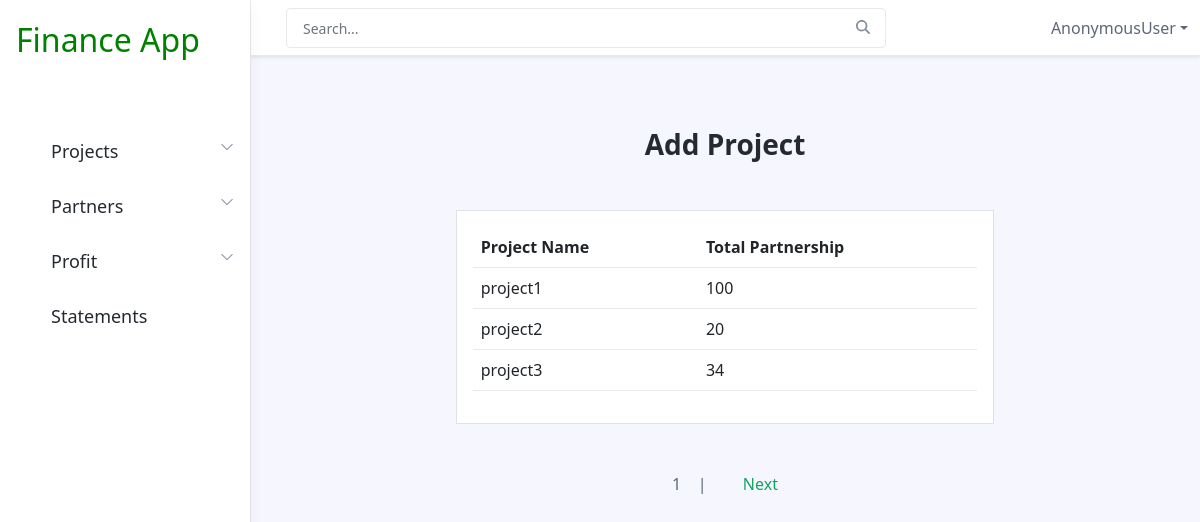
Before: /viewproject/ with the older database file.
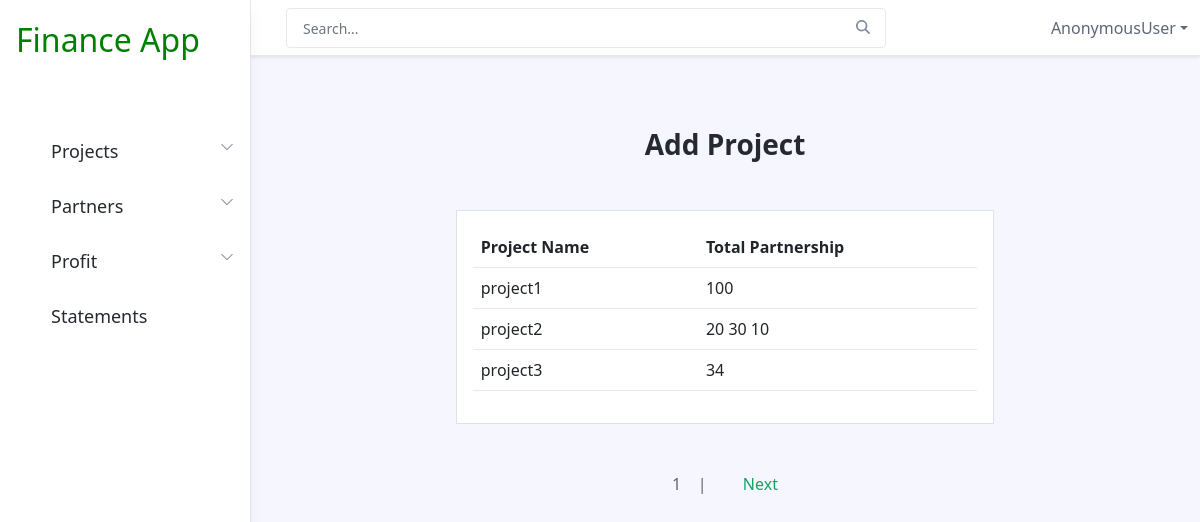
After: the same page with the newer database file.
### financeadmin/models.py (models this page shows, shortened)
class project(models.Model):
    name=models.CharField(max_length=30)
    def __str__(self):
        return self.name

class partnership(models.Model):
    project=models.ForeignKey(project,on_delete=models.CASCADE)
    partner=models.ForeignKey(partner,on_delete=models.CASCADE,null=True)
    partnership=models.IntegerField()

### financeadmin/views.py (the view)
# urls.py: path('viewproject/', views.fnviewproject,name="viewproject"),
def fnviewproject(request):
    projects=project.objects.all()
    print(projects)
    paginator=Paginator(projects,3)
    page_num=request.GET.get('page')
    page_obj=paginator.get_page(page_num)
    context={'page':page_obj}
    return render(request,"viewproject.html",context)

### financeadmin/templates/viewproject.html (shortened to what this page needs)
{% extends 'includes/navbar.html' %}
{% block content %}
<div class="app-wrapper">
    <div class="app-content pt-3 p-md-3 p-lg-4">
        <div class="container-xl">
<div class="col-sm-8 col-lg-9 container ">
    <h3 class="text-center mt-5">Add Project</h3>
    <div class="row m-5 p-3 border bg-white">
        <table class="table ">
            <tr>
                <th>Project Name</th>
                <th>Total Partnership</th>
            </tr>
            {% for pages in page %}
            <tr>
                <td>{{pages.name}}</td>
                <td>
                    {% for partnership in pages.partnership_set.all %}
                    {{partnership.partnership}}
                    {% endfor%}
                </td>
            </tr>
            {% endfor %}
        </table>
    </div>
    <div class="row mt-5">
                <center>
                <span class="m-3">{{page.number}} &nbsp;&nbsp;  |</span>
                {% if page.has_next %}
                <a href="?page={{page.next_page_number}}" class="m-3" >Next</a>
                {% endif %}
                </center>
    </div>
</div>
</div>
</div>
</div>
{% endblock %}

Changed rows visible on the page:
added partnership: partnership "30", shown under project "project2"
added partnership: partnership "10", shown under project "project2"
